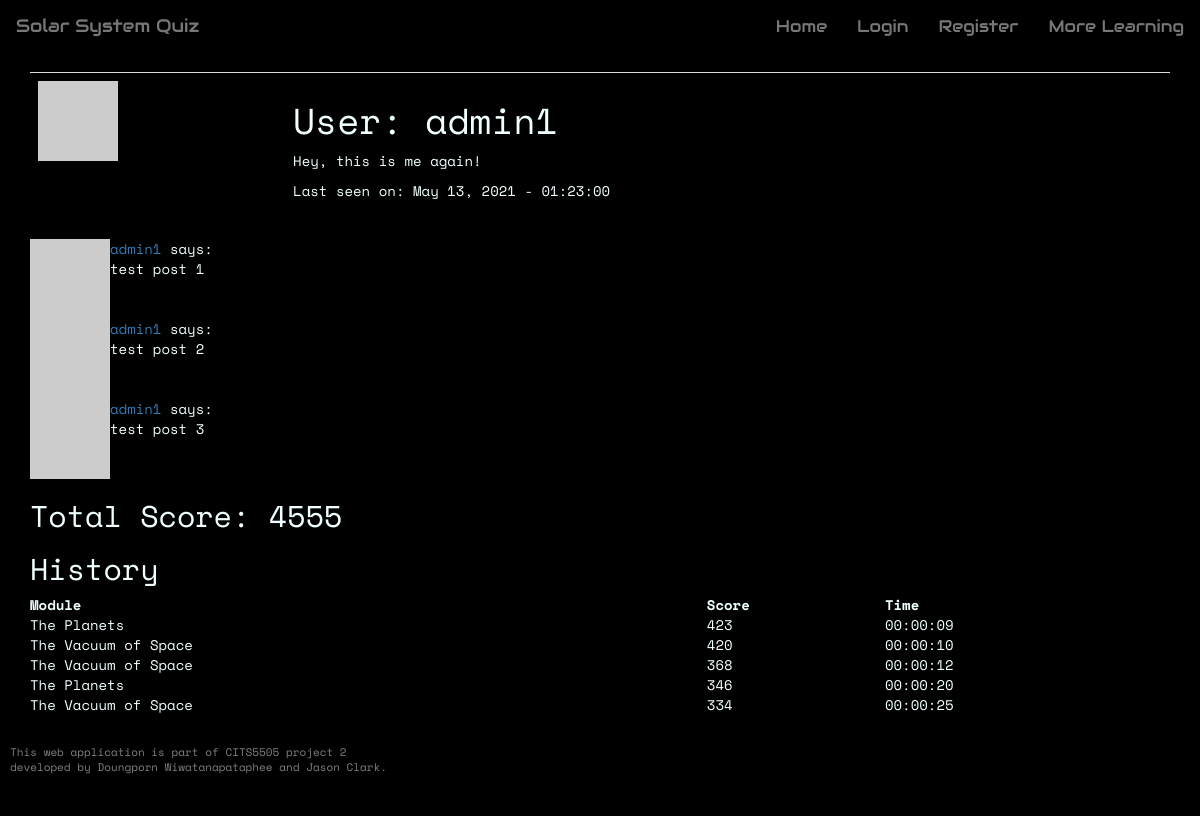
/user/admin1, run on an earlier commit of the app's database.
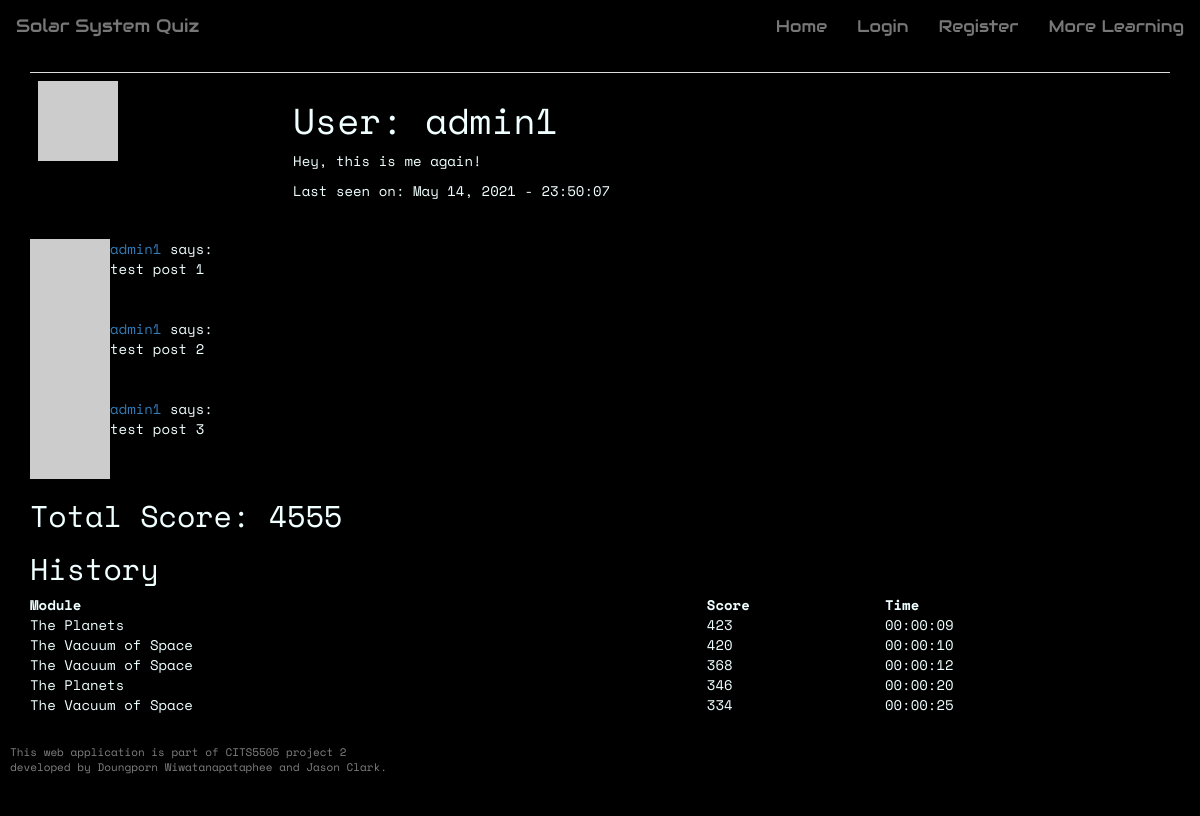
And on a later commit of the database.
### app/models.py (models this page shows, shortened)
class User(UserMixin, db.Model):
    __tablename__ = 'user_table'
    id = db.Column(db.Integer, primary_key=True)
    username = db.Column(db.String(64), index=True, unique=True)
    user_type = db.Column(db.String(64))
    email = db.Column(db.String(120), index=True, unique=True)
    password_hash = db.Column(db.String(128))
    posts = db.relationship('Post', backref='author', lazy='dynamic')
    about_me = db.Column(db.String(140))
    last_seen = db.Column(db.DateTime, default=datetime.utcnow)
    score_child = db.relationship("Score", backref = 'user_parent')
    quiz_unlocked = db.Column(db.Integer, default=0)
    def avatar(self, size):
      digest = md5(self.email.lower().encode('utf-8')).hexdigest()
      return 'https://www.gravatar.com/avatar/{}?d=identicon&s={}'.format(digest, size)

class Post(db.Model):
    id = db.Column(db.Integer, primary_key=True)
    user_id = db.Column(db.Integer, db.ForeignKey('user_table.id')) #user.id
    body = db.Column(db.String(140))
    timestamp = db.Column(db.DateTime, index=True, default=datetime.utcnow)
    page = db.Column(db.String)
    upvotes = db.Column(db.Integer, default=0)
    downvotes = db.Column(db.Integer, default=0)

class Score(db.Model):
    __tablename__ = 'score'
    id = db.Column(db.Integer, primary_key = True)
    user_id = db.Column(db.Integer, db.ForeignKey('user_table.id'))
    questionset_id = db.Column(db.Integer, db.ForeignKey('questionset.id'))
    score = db.Column(db.Integer)
    time_taken = db.Column(db.Time)

class QuestionSet(db.Model):
    __tablename__ = 'questionset'
    id = db.Column(db.Integer, primary_key = True)
    name = db.Column(db.String(64))
    module = db.Column(db.String(64))
    number_of_questions = db.Column(db.Integer)
    child = db.relationship("CurrentQuestion")
    score_child = db.relationship('Score', backref= 'questionset_parent')

### app/routes.py (the view)
@app.route('/user/<username>', methods = ['GET','POST'])
def user_profile(username):
    user = User.query.filter_by(username=username).first_or_404()
    page = request.args.get('page', 1, type=int)
    posts = user.posts.paginate(
      page, 5, False)
    next_url = url_for('user_profile', username=username, page=posts.next_num) \
      if posts.has_next else None
    prev_url = url_for('user_profile', username=username, page=posts.prev_num) \
      if posts.has_prev else None
    score_dict = [] # initialise module score dictionary
    total = 0       # initialise total score as zero
    user_scores = Score.query.filter_by(user_id=user.id).all()
    for score in user_scores:
        score_dict.append({'module': score.questionset_id}) # append scores for each learning module
        total += score.score    # add total score
        scoreSorted = Score.query.filter_by(user_id=user.id).order_by(Score.score.desc()).all()
    return render_template('user_profile.html', user=user, score=total, posts=posts.items,
    scoreSorted = scoreSorted, next_url=next_url, prev_url=prev_url)

### app/routes.py (called while the page is built)
@app.before_request
def before_request():
    from_zone = tz.tzutc()
    to_zone = tz.tzlocal()
    utc = datetime.utcnow()
    utc = utc.replace(tzinfo=from_zone)
    central = utc.astimezone(to_zone)   # convert to local timezone
    if current_user.is_authenticated:
        current_user.last_seen = central
        db.session.commit()

### app/templates/user_profile.html (shortened to what this page needs)
{% extends 'base.html' %}
{% block body %}
<div class="container">
<table class="table">
    <tr valign="top">
        <td><img src="{{ user.avatar(128) }}"></td>
        <td>
            <h1>User: {{ user.username }}</h1>
            {% if user.about_me %}<p>{{ user.about_me }}</p>{% endif %}
            {% if user.last_seen %}<p>Last seen on: {{ user.last_seen.strftime('%B %d, %Y - %H:%M:%S') }}</p>{% endif %}
        </td>
    </tr>
</table>
</div>
<div class="container">
  {% for post in posts %}
  {% include '_post.html'%}
  {% endfor %}
</div>
<div class="container">
    <h2>Total Score: {{ score }}</h2>
    <h2>History</h2>
    <table style="width:100%;">
        <thead>
            <tr>
                <th>Module</th>
                <th>Score</th>
                <th>Time</th>
            </tr>
        </thead>
        <tbody>
        {% for score in scoreSorted %}
        {%  if loop.index <= 5  %}
            <tr>
                <td>{{ score.questionset_parent.name }}</td>
                <td>{{ score.score }}</td>
                <td>{{ score.time_taken }}</td>
            </tr>
        {% endif %}
        {% endfor %}
        </tbody>
    </table>
</div>
{% endblock %}

### app/templates/base.html (shortened to what this page needs)
<!DOCTYPE html>
<html lang="en">
<head>
    <link rel="stylesheet" href="https://maxcdn.bootstrapcdn.com/bootstrap/3.4.1/css/bootstrap.min.css">
    <link rel="stylesheet" type="text/css" href="{{ url_for('static', filename='css/theme.css') }}">
    <link rel="stylesheet" href="https://cdnjs.cloudflare.com/ajax/libs/font-awesome/4.7.0/css/font-awesome.min.css">
</head>
<body>
    {% block navbar %}
    <nav class="navbar navbar-default">
            <div class="navbar-header">
                <a class="navbar-brand" href="{{ url_for('home') }}">Solar System Quiz</a>
            </div>
            <div class="collapse navbar-collapse" id="bs-example-navbar-collapse-1">
                <ul class="nav navbar-nav navbar-right">
                    {% if current_user.is_authenticated %}
                    <li><a href="{{ url_for('home') }}">Home</a></li>
                    <li><a href="{{ url_for('user_profile', username=current_user.username) }}">{{ current_user.username }} Profile</a></li>
                    <li><a href="{{ url_for('more_learning') }}">More Learning</a></li>
                    <li><a href="{{ url_for('logout') }}">Sign Out</a></li>
                    {% else %}
                    <li><a href="{{ url_for('home') }}">Home</a></li>
                    <li><a href="{{ url_for('login') }}">Login</a></li>
                    <li><a href="{{ url_for('register') }}">Register</a></li>
                    <li><a href="{{ url_for('more_learning') }}">More Learning</a></li>
                    {% endif %}
                </ul>
            </div>
    </nav>
    {% endblock %}
    {% block body %}{% endblock %}
    <footer>
        <p>This web application is part of CITS5505 project 2 <br>
           developed by Doungporn Wiwatanapataphee and Jason Clark.</p>
    </footer>
</body>
</html>

### app/templates/_post.html (shortened to what this page needs)
<table>
  <tr valign="top">
    <td><img src="{{ post.author.avatar(36) }}"></td>
    <td>
      <a href="{{ url_for('user_profile', username=post.author.username) }}">
        {{ post.author.username }}
      </a>
      says:<br>{{ post.body }}
    </td>
  </tr>
</table>

### app/static/css/theme.css (style rules this page uses)
* { box-sizing: border-box; }
body { font-family: 'Space Mono', monospace; background-color: black; color: azure; }
html { scroll-behavior: smooth; }
.navbar { font-family: 'Audiowide', cursive; background-color: black; border-color: black; }
.nav a { font-size: 1.2em !important; }
footer { font-size: 11px; background: black; color:grey; padding: 3rem 1rem; bottom: 0; left: 0; width: 100%; }

What changed in the data, as far as the page shows it:
changed User "admin1": last_seen "May 13, 2021 - 01:23:00" → "May 14, 2021 - 23:50:07"
